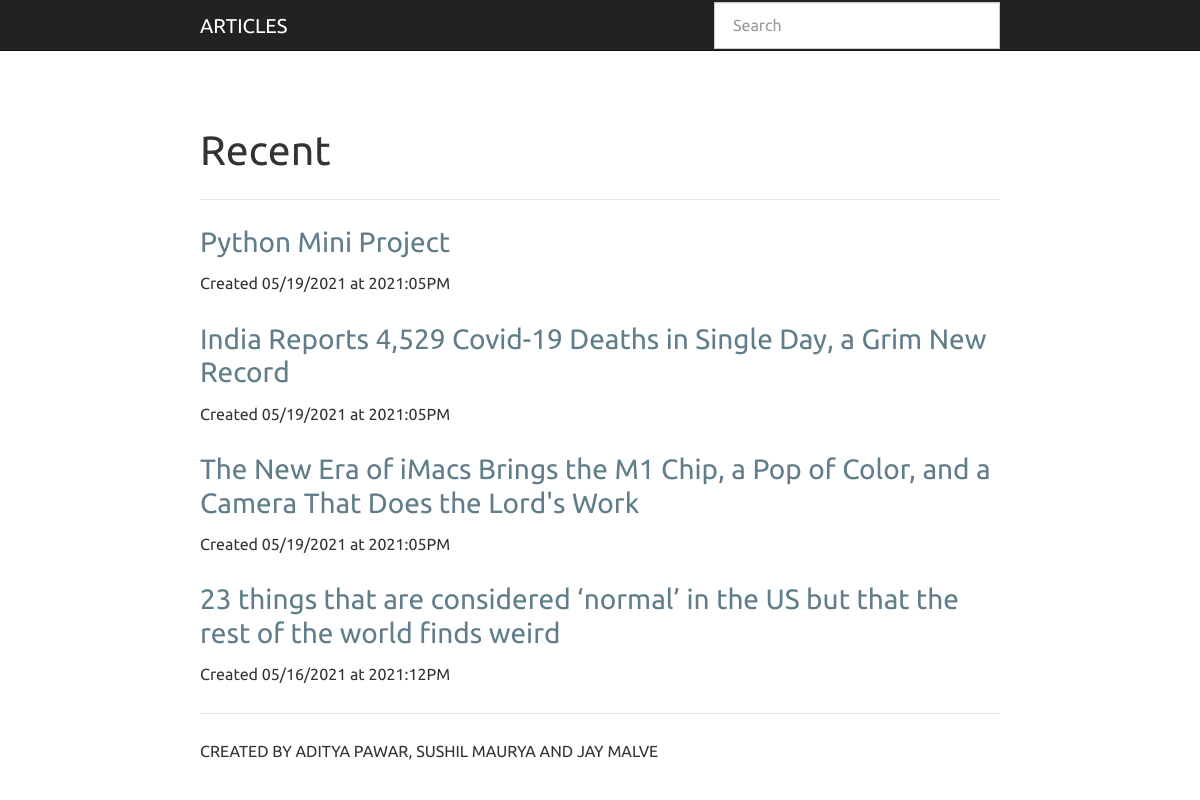
The page / on the database its author committed.
### app.py (models this page shows, shortened)
class Entry(flask_db.Model):
    title = CharField()
    slug = CharField(unique=True)
    content = TextField()
    published = BooleanField(index=True)
    timestamp = DateTimeField(default=datetime.datetime.now, index=True)
    @classmethod
    def public(cls):
        return Entry.select().where(Entry.published == True)

### app.py (the view)
@app.route('/')
def index():
    search_query = request.args.get('q')
    if search_query:
        query = Entry.search(search_query)
    else:
        query = Entry.public().order_by(Entry.timestamp.desc())
    return object_list(
        'index.html',
        query,
        search=search_query,
        check_bounds=False)

### templates/index.html (shortened to what this page needs)
{% extends "base.html" %}
{% block content_title %}{% if search %}Search "{{ search }}"{% else %}Recent{% endif %}{% endblock %}
{% block content %}
  {% for entry in object_list %}
    <h3>
      <a href="{% if entry.published %}{{ url_for('detail', slug=entry.slug) }}{% else %}{{ url_for('edit', slug=entry.slug) }}{% endif %}">
        {{ entry.title }}
      </a>
    </h3>
    <p>Created {{ entry.timestamp.strftime('%m/%d/%Y at %G:%I%p') }}</p>
  {% else %}
    <p>NO ENTRIES HAVE BEEN CREATED</p>
  {% endfor %}
{% endblock %}

### templates/base.html (shortened to what this page needs)
<!doctype html>
<html>
  <head>
    <link rel=stylesheet type=text/css href="{{ url_for('static', filename='css/blog.min.css') }}" />
    <link rel=stylesheet type=text/css href="{{ url_for('static', filename='css/hilite.css') }}" />
  </head>
  <body>
    <div class="navbar navbar-default navbar-static-top" role="navigation">
      <div class="container">
        <div class="navbar-header">
          <a class="navbar-brand" href="{{ url_for('index') }}">ARTICLES</a>
        </div>
        <div class="navbar-collapse collapse">
          {% block search_bar %}
            <form action="{{ url_for('index') }}" class="navbar-form navbar-right" id="search-form" method="get" role="search">
              <div class="form-group">
                <input class="form-control" name="q" placeholder="Search" type="text" value="{% if search %}{{ search }}{% endif %}">
              </div>
            </form>
          {% endblock %}
        </div>
      </div>
    </div>
    <div class="container">
      {% block page_header %}
        <div class="page-header">
          <h1>{% block content_title %}{% endblock %}</h1>
        </div>
      {% endblock %}
      {% block content %}{% endblock %}
      <footer>
        <hr />
        <p>CREATED BY ADITYA PAWAR, SUSHIL MAURYA AND JAY MALVE</p>
      </footer>
    </div>
  </body>
</html>

### rows shown on the page
Entry: title "Python Mini Project", timestamp "05/19/2021 at 2021:05PM"
Entry: title "India Reports 4,529 Covid-19 Deaths in Single Day, a Grim New Record", timestamp "05/19/2021 at 2021:05PM"
Entry: title "The New Era of iMacs Brings the M1 Chip, a Pop of Color, and a Camera That Does the Lord's Work", timestamp "05/19/2021 at 2021:05PM"
Entry: title "23 things that are considered ‘normal’ in the US but that the rest of the world finds weird", timestamp "05/16/2021 at 2021:12PM"
